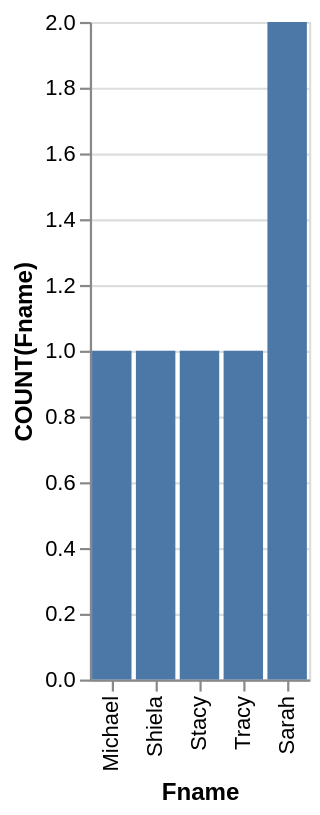

Describe this chart as a Vega-Lite specification.
### Vega-Lite specification from a JSON file in a GitHub repository (floating-point values rounded to 4 significant figures)
{"data": {"values": [{"x_data": "Michael", "y_data": 1}, {"x_data": "Shiela", "y_data": 1}, {"x_data": "Stacy", "y_data": 1}, {"x_data": "Tracy", "y_data": 1}, {"x_data": "Sarah", "y_data": 2}]}, "mark": "bar", "encoding": {"x": {"field": "x_data", "type": "nominal", "title": "Fname", "sort": {"op": "sum", "field": "y_data", "order": "ascending"}}, "y": {"field": "y_data", "type": "quantitative", "title": "COUNT(Fname)"}}}
